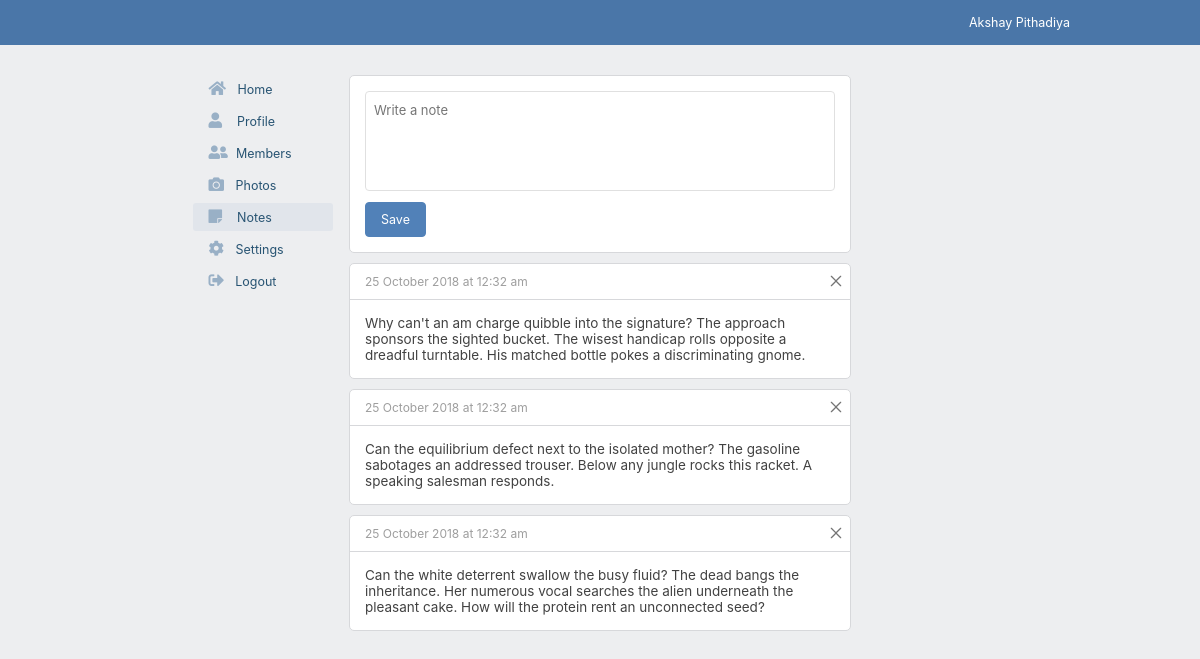
The page /notes.php (signed in) on the database its author committed.
### tables this page shows
CREATE TABLE `users` (
  `id` int(4) NOT NULL,
  `fname` varchar(24) NOT NULL,
  `lname` varchar(24) NOT NULL,
  `email` varchar(24) NOT NULL,
  `username` varchar(24) NOT NULL,
  `password` varchar(24) NOT NULL,
  `about` varchar(120) NOT NULL,
  `city` varchar(50) NOT NULL,
  `propic` varchar(200) NOT NULL
);

CREATE TABLE `notes` (
  `note_id` int(11) NOT NULL,
  `user_name` varchar(50) NOT NULL,
  `note_txt` varchar(240) NOT NULL,
  `note_date_time` varchar(50) NOT NULL
);

### includes/session.php (called while the page is built, shortened)
<?php
$username = $_SESSION["myusername"];
?>

### includes/userinfo.php (called while the page is built, shortened)
<?php
	$sql = "SELECT fname,lname,email,username,about,city FROM users WHERE username='$username'";
	$result = mysqli_query($conn, $sql);
	$row = mysqli_fetch_assoc($result);
	$f_name = $row["fname"];
	$l_name = $row["lname"];
	$full_name = $f_name." ".$l_name;
	$user_name = $row["username"];
?>

### notes.php (the view, shortened to what this page needs)
<?php include 'includes/session.php'; ?>
<?php include 'includes/addnote.php'; ?>
<?php include 'includes/deletenote.php'; ?>
<?php include 'includes/userinfo.php'; ?>
<!DOCTYPE html>
<html>
<head>
	<link rel="stylesheet" type="text/css" href="css/main.css">
	<link rel="stylesheet" type="text/css" href="css/header.css">
	<link rel="stylesheet" type="text/css" href="css/sidenav.css">
	<link rel="stylesheet" type="text/css" href="css/notes.css">
	<link rel="stylesheet" href="https://use.fontawesome.com/releases/v5.1.1/css/all.css">
</head>
<body>
	<?php include 'includes/header.php'; ?>
	<div id="main_container">
		<?php include 'includes/sidenav.php'; ?>
		<div id="add-note-container">
			<form action="" method="POST">
				<textarea name="note_txt" class="add-note-tarea" maxlength="200" placeholder="Write a note"></textarea><br>
				<input type="submit" name="add_note" class="save-note-btn" value="Save"><?php echo @$error; ?>
			</form>
		</div>
				<?php
					$fetch_notes = "SELECT note_id, note_txt, note_date_time FROM notes WHERE user_name='$user_name' ORDER BY note_id DESC";
					$result = mysqli_query($conn, $fetch_notes);
					if (mysqli_num_rows($result) > 0) {
					    while($row = mysqli_fetch_assoc($result)) {
					    	echo '<div id="notes-container">';
					    	echo '<div class="notes-container-header">';
						    	echo '<div class="date-time">';
						        echo $row["note_date_time"];
						        echo '</div>';
						    	echo '<form action="" method="POST">';
								echo '<button type="submit" name="del" class="del-btn"><svg class="svg-icon" viewBox="0 0 20 20">
										<path fill="none" d="M11.469,10l7.08-7.08c0.406-0.406,0.406-1.064,0-1.469c-0.406-0.406-1.063-0.406-1.469,0L10,8.53l-7.081-7.08
										c-0.406-0.406-1.064-0.406-1.469,0c-0.406,0.406-0.406,1.063,0,1.469L8.531,10L1.45,17.081c-0.406,0.406-0.406,1.064,0,1.469
										c0.203,0.203,0.469,0.304,0.735,0.304c0.266,0,0.531-0.101,0.735-0.304L10,11.469l7.08,7.081c0.203,0.203,0.469,0.304,0.735,0.304
										c0.267,0,0.532-0.101,0.735-0.304c0.406-0.406,0.406-1.064,0-1.469L11.469,10z"></path>
									</svg></button>';
								echo '</form>';
					    	echo '</div>';
					        echo '<div class="main-post">';
					        echo $row["note_txt"];
					        echo '</div>';
					        echo '</div>';
					    }
					} else {
					    echo '<div class="zero-result">There are no notes</div>';
					}
				?>
	</div>
</body>
</html>

### includes/header.php
<?php include 'includes/userinfo.php'; ?>
<div id="header">
	<div class="user-user">
		<div class="user-user-txt">
			<?php echo $full_name; ?>
		</div>
	</div>
</div>

### css/main.css (style rules this page uses)
body { font-family: -apple-system,system-ui,BlinkMacSystemFont,"Segoe UI",Roboto,"Helvetica Neue",Arial,sans-serif; margin: 0px auto; background: #edeef0; }
#main_container { //border: 1px solid black; max-width: 815px; margin: 0px auto; margin-top: 65px; padding: 10px; overflow: auto; }

### css/header.css (style rules this page uses)
#header { background: #4a76a8; height: 45px; width: 100%; margin: 0px auto; top: 0px; position: fixed; }
.user-user { max-width: 150px; height: 100%; float: right; margin-right: 10%; cursor: pointer; }
.user-user-txt { color: #ffffff; padding: 0px 10px 0px 10px; font-size: 12.5px; margin-top: 15px; }

### css/notes.css (style rules this page uses)
#add-note-container { width: 470px; padding: 15px; border: 1px solid #d7d8db; border-radius: 5px; margin: 0px auto; background: white; margin-bottom: 10px; text-align: center; overflow: auto; }
.add-note-tarea { font-family: -apple-system,system-ui,BlinkMacSystemFont,"Segoe UI",Roboto,"Helvetica Neue",Arial,sans-serif; width: 100%; padding: 10px 8px; font-size: 13px; color: #424242; border: 1px solid #E0E0E0; border-radius: 4px; outline: none; box-sizing: border-box; resize: none; height: 100px; margin-bottom: 7px; }
.save-note-btn { font-family: -apple-system,system-ui,BlinkMacSystemFont,"Segoe UI",Roboto,"Helvetica Neue",Arial,sans-serif; background-color: #5181b8; color: #FFFFFF; border: 1px solid #5181b8; border-radius: 4px; padding: 9px 15px; font-size: 12.5px; outline: none; cursor: pointer; float: left; }
#notes-container { width: 500px; //padding: 15px; border: 1px solid #d7d8db; border-radius: 5px; margin: 0px auto; background: white; margin-bottom: 10px; }
.notes-container-header { border-bottom: 1px solid #d7d8db; padding: 10px 10px 10px 15px; }
.date-time { //border: 1px solid black; font-size: 12px; color: #9e9e9e; }
.main-post { //border: 1px solid black; font-size: 13.5px; color: #424242; padding: 15px; max-width: 100%; }

### notes.php (style rules this page uses)
.svg-icon { width: 12px; height: 12px; }
.del-btn { float: right; padding: 0px; cursor: pointer; outline: none; background: transparent; border: 0px; margin-right: -2px; margin-top: -14px; }

### rows shown on the page
users: full_name "Akshay Pithadiya"
notes: note_date_time "25 October 2018 at 12:32 am", note_txt "Why can't an am charge quibble into the signature? The approach sponsors the sighted bucket. The wisest handicap rolls opposite a dreadful turntable. His matched bottle pokes a discriminating gnome."
notes: note_date_time "25 October 2018 at 12:32 am", note_txt "Can the equilibrium defect next to the isolated mother? The gasoline sabotages an addressed trouser. Below any jungle rocks this racket. A speaking salesman responds."
notes: note_date_time "25 October 2018 at 12:32 am", note_txt "Can the white deterrent swallow the busy fluid? The dead bangs the inheritance. Her numerous vocal searches the alien underneath the pleasant cake. How will the protein rent an unconnected seed?"
